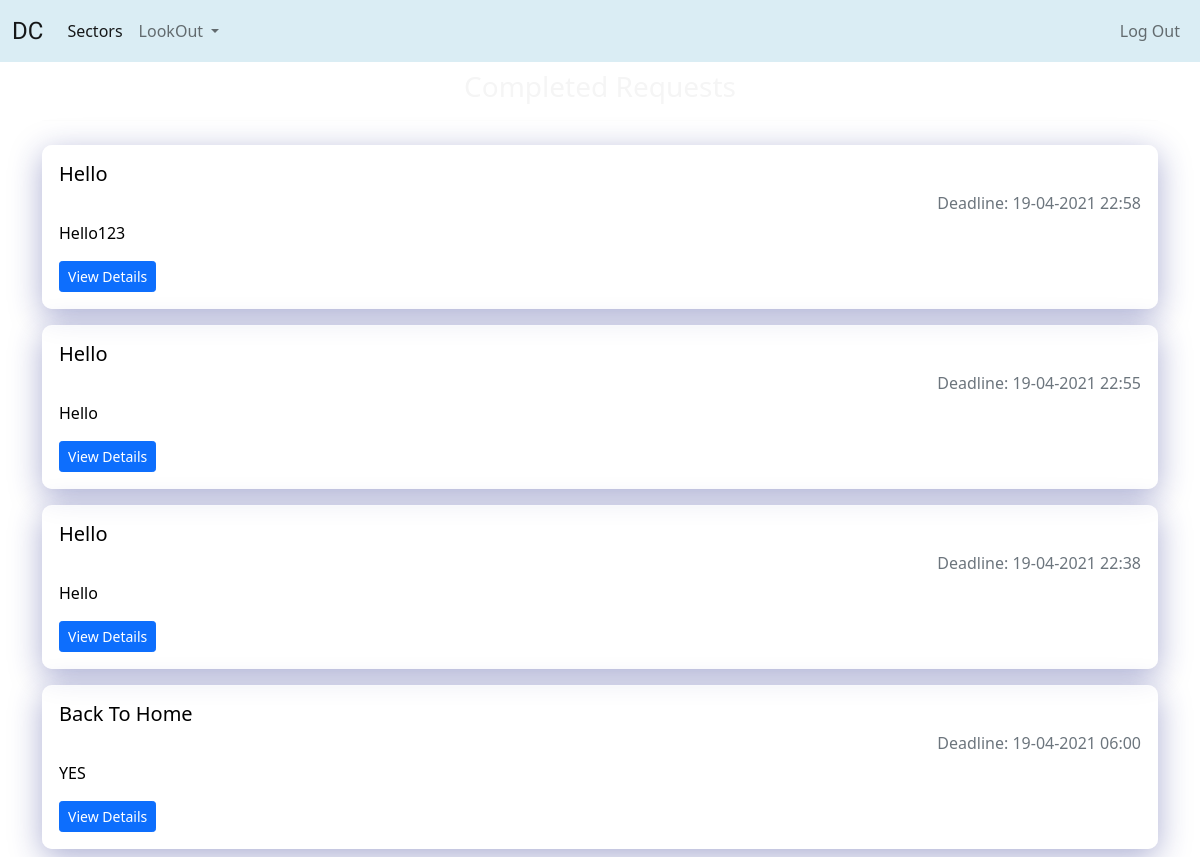
Page /completed/ (signed in) on the committed database.
### connect/models.py (models this page shows, shortened)
class Request(models.Model):
    requester = models.ForeignKey(User,on_delete=models.CASCADE,blank=True,related_name='req')
    sector = models.ForeignKey(SectorField,on_delete=models.CASCADE,related_name='reqsec')
    genre = models.CharField(max_length=56,null=True,blank=True)
    subject = models.CharField(max_length=128)
    content = models.TextField()
    match_with_same_gender = models.BooleanField(default=False)
    deadline = models.DateTimeField()
    is_first_year_req = models.BooleanField(default=False)
    created_at = models.DateTimeField(auto_now_add=True)
    deleted = models.BooleanField(default=False)
    pending = models.BooleanField(default=True)
    class Meta:
        ordering = ['-created_at']

### connect/views.py (the view)
# urls.py: path('completed/',views.completed_list_view,name='completed'),
@login_required
def completed_list_view(request):
    req_obj = Request.objects.filter(requester=request.user,deleted=False,pending=False)
    context = {
        'object_list':req_obj,
        'status':'Completed',
    }
    return render(request,'connect/request-status.html',context=context)

### connect/templates/connect/request-status.html
{% extends 'base.html' %}
{% block content %}
<h3 class="text-center mt-2">{{status}} Requests</h3>
<hr>
<div class="row">
    {% for req_object in object_list %}
    <div class="col-12 my-2">
        <div class="card glass-container">
            <div class="card-body">
                <h5 class="card-title card-blackcolor">{{req_object.subject}}</h5>
                <h6 class="card-subtitle mb-2 text-muted deadline-space mt-1">Deadline: {{req_object.deadline | date:'d-m-Y H:i'}}</h6>
                <p class="card-text card-blackcolor">{{req_object.content}}</p>
                <a class="btn btn-primary btn-sm" href="{% url 'connect:detail-request' req_object.id %}">View Details</a>
            </div>
        </div>
    </div>
    {% empty %}
    <p class="lead text-center">No {{status}} Requests</p>
    {% endfor %}
</div>
{% endblock %}

### static/css/style.css (style rules this page uses)
* { margin: 0; padding: 0; border: 0; font-size: 100%; box-sizing: border-box; color: whitesmoke; }
body { background-image: url('https://ik.imagekit.io/oyjag5asj/image_3mP0GSYNY.jpg'); background-repeat: no-repeat; background-size: cover; background-attachment: fixed; }
a { color: red; }
.glass-container { background: rgba(255, 255, 255, 0.657); box-shadow: 0 8px 32px 0 rgba( 31, 38, 135, 0.37 ); border-radius: 10px; border: 1px solid rgba( 255, 255, 255, 0.18 ); }
.card-blackcolor { color: black; }
.deadline-space { text-align: end; }

### rows in the picture
Request: subject "Hello", deadline "19-04-2021 22:58", content "Hello123"
Request: subject "Hello", deadline "19-04-2021 22:55", content "Hello"
Request: subject "Hello", deadline "19-04-2021 22:38", content "Hello"
Request: subject "Back To Home", deadline "19-04-2021 06:00", content "YES"
